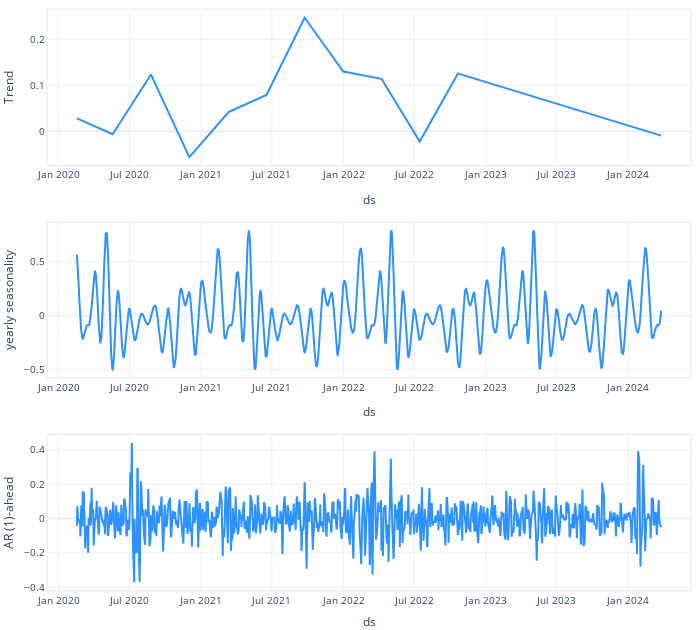

Source (notebook cell):
### Code cell
m.plot_components(
    forecast,
)

### Figure 1 — Plotly figure (JSON) as saved in the notebook; plotly's stock layout.template omitted (floating-point values rounded to 4 significant figures; data arrays with more than 128 entries replaced by an {"elided": "..."} marker saying what was removed)
{"data": [{"line": {"color": "#2d92ff", "width": 2}, "mode": "lines", "name": "Trend", "showlegend": false, "type": "scatter", "x": {"elided": "1071 str values"}, "xaxis": "x", "y": {"elided": "1071 float values"}, "yaxis": "y"}, {"line": {"color": "#2d92ff", "width": 2}, "mode": "lines", "name": "yearly seasonality", "showlegend": false, "type": "scatter", "x": {"elided": "1071 str values"}, "xaxis": "x2", "y": {"elided": "1071 float values"}, "yaxis": "y2"}, {"line": {"color": "#2d92ff", "width": 2}, "mode": "lines", "name": "AR (1)-ahead", "showlegend": false, "type": "scatter", "x": {"elided": "1071 str values"}, "xaxis": "x3", "y": {"elided": "1071 float values"}, "yaxis": "y3"}], "layout": {"autosize": true, "font": {"size": 10}, "height": 630, "hovermode": "x unified", "legend": {"traceorder": "reversed", "y": 0.1}, "margin": {"b": 0, "l": 0, "pad": 0, "r": 10, "t": 10}, "title": {"font": {"size": 12}}, "width": 700, "xaxis": {"anchor": "y", "domain": [0, 1], "linewidth": 1.5, "mirror": true, "range": ["2019-12-05T00:00:00", "2024-06-07T00:00:00"], "showline": true, "title": {"text": "ds"}, "type": "date"}, "xaxis2": {"anchor": "y2", "domain": [0, 1], "linewidth": 1.5, "mirror": true, "range": ["2019-12-05T00:00:00", "2024-06-07T00:00:00"], "showline": true, "title": {"text": "ds"}, "type": "date"}, "xaxis3": {"anchor": "y3", "domain": [0, 1], "linewidth": 1.5, "mirror": true, "range": ["2019-12-05T00:00:00", "2024-06-07T00:00:00"], "showline": true, "title": {"text": "ds"}, "type": "date"}, "yaxis": {"anchor": "x", "domain": [0.7333, 1], "linewidth": 1.5, "mirror": true, "rangemode": "normal", "showline": true, "title": {"text": "Trend"}}, "yaxis2": {"anchor": "x2", "domain": [0.3667, 0.6333], "linewidth": 1.5, "mirror": true, "rangemode": "tozero", "showline": true, "title": {"text": "yearly seasonality"}}, "yaxis3": {"anchor": "x3", "domain": [0, 0.2667], "linewidth": 1.5, "mirror": true, "rangemode": "tozero", "showline": true, "title": {"text": "AR (1)-ahead"}}}}
